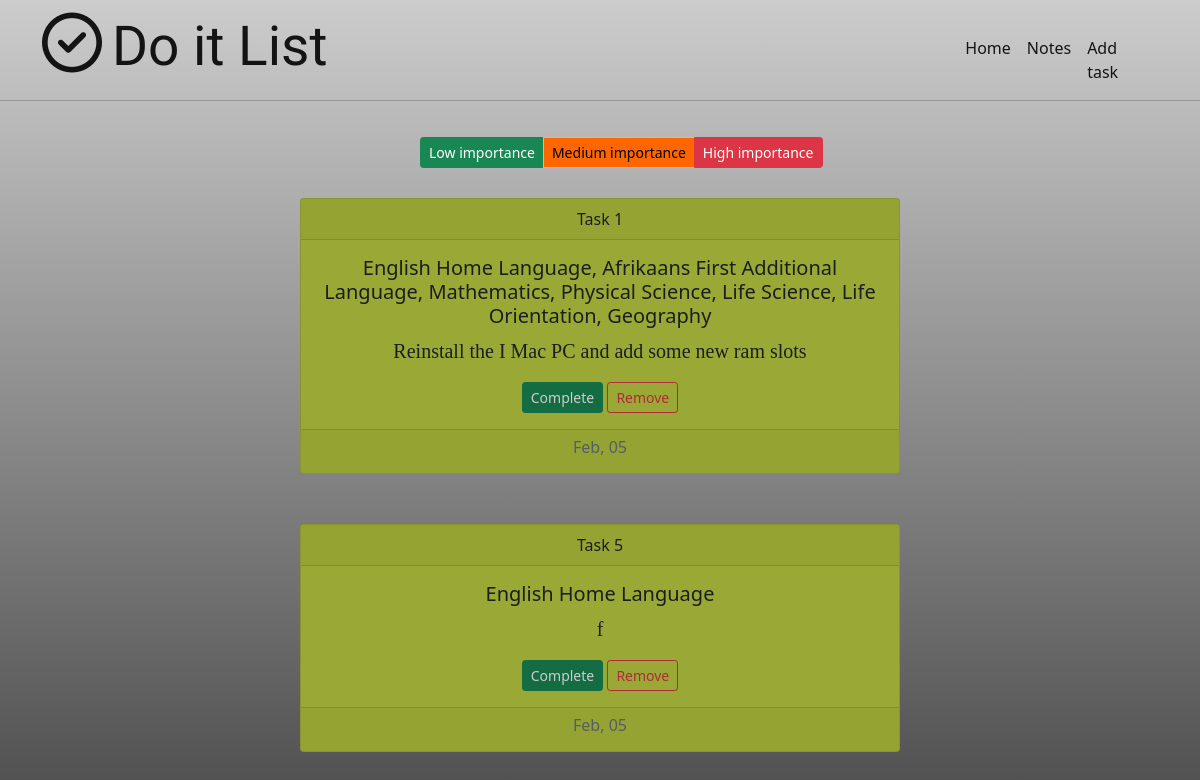
The app's page /?level=low with its own data.
### main.py (models this page shows)
class Tasks(db.Model):
    id = db.Column(db.Integer, primary_key=True)
    task_heading = db.Column(db.String)
    task_details = db.Column(db.String)
    task_date = db.Column(db.String)
    task_importance = db.Column(db.String)

### main.py (the view)
@app.route("/", methods=['GET', "POST"])
def home():
    all_tasks = Tasks.query.all()
    if request.args.get("task"):
        task = Tasks.query.filter_by(id=int(request.args.get("task")) + 1).all()
        db.session.delete(task)
        db.session.commit()
        return redirect(url_for('home'))
    if request.args.get("level"):
        if request.args.get("level") == "low":
            all_tasks = Tasks.query.filter_by(task_importance='Low').all()
            print(all_tasks)
            return render_template("index.html", all_tasks=all_tasks)
        elif request.args.get("level") == "medium":
            all_tasks = Tasks.query.filter_by(task_importance='Medium').all()
            return render_template("index.html", all_tasks=all_tasks)
        elif request.args.get("level") == "high":
            all_tasks = Tasks.query.filter_by(task_importance='High').all()
            return render_template("index.html", all_tasks=all_tasks)
    return render_template("index.html", all_tasks=all_tasks)

### templates/index.html (shortened to what this page needs)
<!DOCTYPE html>
<html lang="en">
<head>
    <link rel="stylesheet" href="static/stylesheet.css">
    <link href="https://cdn.jsdelivr.net/npm/bootstrap@5.1.3/dist/css/bootstrap.min.css" rel="stylesheet">
</head>
<body>
    <section>
        <nav class="navbar navbar-light navbar-expand-lg">
  <div class="container">
    <a class="navbar-brand" href="#">
      <i class="far fa-check-circle fa-3x"></i><h4 class="d-inline-block">Do it List</h4>
    </a>
    <div class="collapse navbar-collapse" id="navbarNavAltMarkup">
      <div class="navbar-nav">
        <a class="nav-link active" aria-current="page" href="{{(url_for('.home'))}}">Home</a>
        <a class="nav-link active" href="{{(url_for('notes_tab'))}}">Notes</a>
        <a class="nav-link active" href="{{(url_for('add_task'))}}">Add task</a>
      </div>
    </div>
  </div>
</nav>
        <hr style="
    margin-top: 0px;
">
    </section>
    <section>
        <div class="btn-group btn-group-sm" role="group" aria-label="Basic mixed styles example">
  <a type="button" class="btn btn-success" href="{{url_for('home', level='low')}}">Low importance</a>
  <a type="button" class="btn btn-warning" href="{{url_for('home', level='medium')}}">Medium importance</a>
  <a type="button" class="btn btn-danger" href="{{url_for('home', level='high')}}">High importance</a>
</div>
        {% for task in all_tasks %}
        <div class="to_do_list">
            {% if task.task_importance == "Low"%}
        <div class="card text-center" style="background-color: #C1D343; filter: brightness(0.80);">
            {% elif task.task_importance == "Medium"%}
        <div class="card text-center" style="background-color: #FF6600; filter: brightness(0.80);">
            {% elif task.task_importance == "High"%}
        <div class="card text-center" style="background-color: #FF0000; filter: brightness(0.70);">
            {% else %}
            <div class="card text-center">
            {% endif %}
            <div class="card-header">
    Task {{task.id}}
  </div>
      <div class="card-body">
    <h5 class="card-title">{{task.task_heading}}</h5>
    <p class="card-text">{{task.task_details}}</p>
    <a href="{{(url_for('home', complete=all_tasks.index(task)))}}" class="btn btn-success btn-sm">Complete</a>
      <a href="{{(url_for('remove', id=task.id))}}" type="button" class="btn btn-outline-danger btn-sm">Remove</a>
  </div>
  <div class="card-footer text-muted">
        <h6>{{task.task_date}}</h6>
  </div>
</div>
        </div>
    {% endfor %}
    </section>
    <section>
        <div id="notes">
            <h1 class="notes_heading"></h1>
        </div>
    </section>
</body>
</html>

### static/stylesheet.css (style rules this page uses)
h4 { font-family: 'Cookie', cursive; font-size: 55px !important; padding-left: 10px; }
.card-text { font-size: 20px; }
#navbarNavAltMarkup { padding-left: 55%; padding-top: 20px; }
a { font-size: 16px; }
.to_do_list { padding-top: 30px; padding-bottom: 20px; margin: auto; width: 50%; }
body { background-image: linear-gradient(rgba(0, 0, 0, 0.2), rgba(0, 0, 0, 0.7)),url("https://www.nicepng.com/png/detail/51-510804_colorful-backgrounds-png-colorful-background-design-png.png") }
.notes_heading { text-align: center; padding-top: 40px; font-size: 90px; font-family: 'Sedgwick Ave', cursive; color: Black; }
.btn-warning { background-color: #FF6600 !important; }
.btn-group { padding-left: 35%; padding-top: 20px; }
p { font-size: 3rem; font-weight: normal; font-family: "Reenie Beanie" }

### records on screen
Tasks: id "1", task_heading "English Home Language, Afrikaans First Additional Language, Mathematics, Physical Science, Life Science, Life Orientation, Geography", task_details "Reinstall the I Mac PC and add some new ram slots", task_date "Feb, 05"
Tasks: id "5", task_heading "English Home Language", task_details "f", task_date "Feb, 05"
